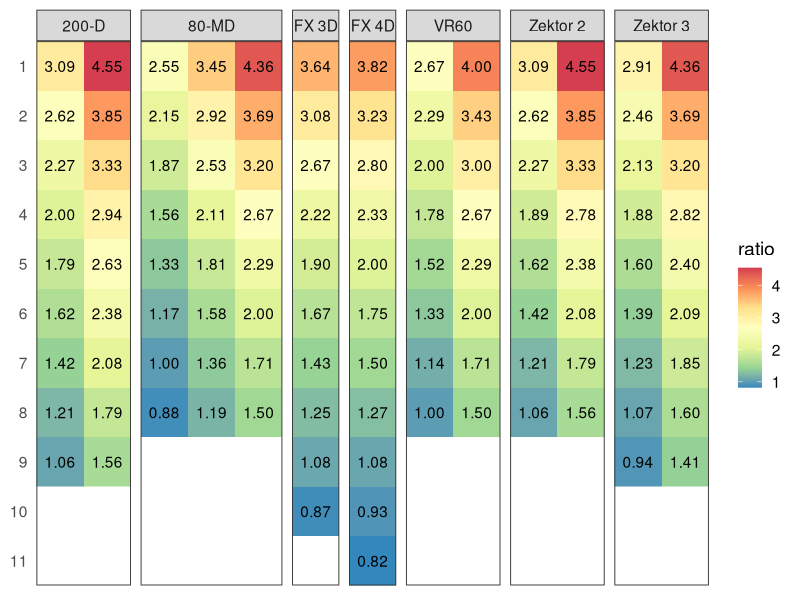
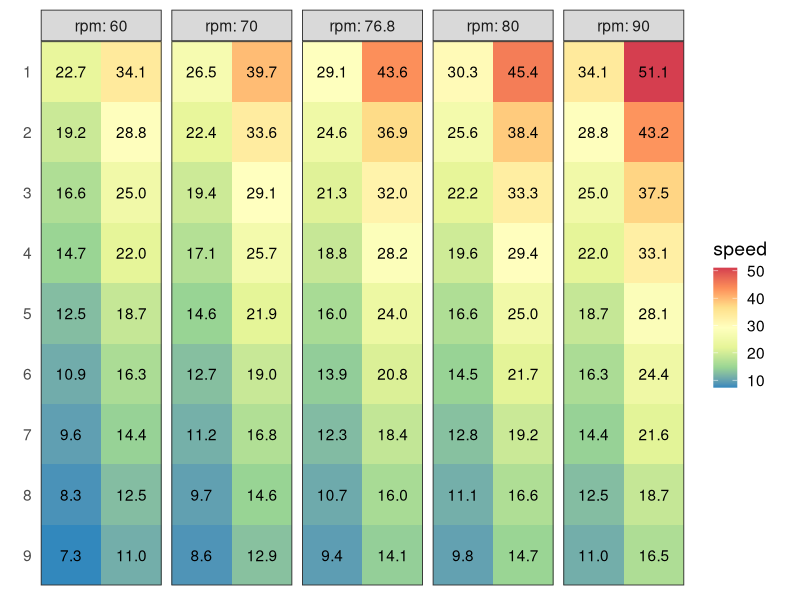
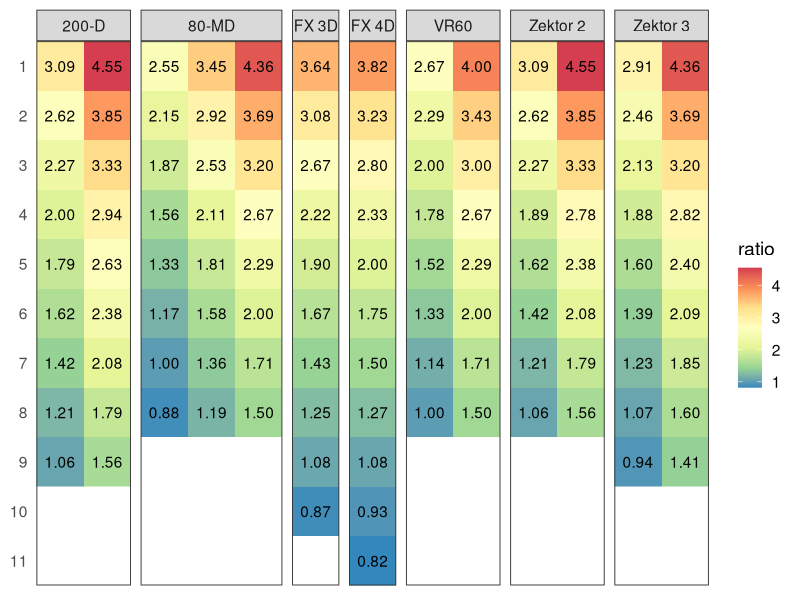
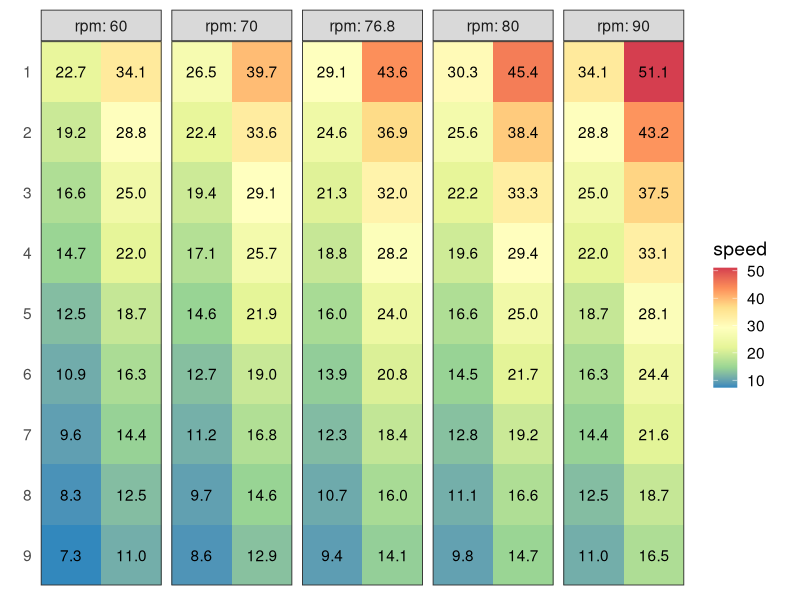

The R source for these figures, in order:
library(tidyverse)

make_table = function(name, front, rear) {
  .front = tibble(front) %>% rownames_to_column("x")
  .rear = tibble(rear) %>% rownames_to_column("y")
  tidyr::crossing(
    name,
    front = .front$front,
    rear = .rear$rear
  ) %>%
    dplyr::left_join(.front, by = "front") %>%
    dplyr::left_join(.rear, by = "rear")
}

speed = function(ratio = 1.0, rpm = 90, diameter = 0.69) {
  ratio * rpm * pi * diameter * 60 / 1000
}
speed(2.4)

gear_df = dplyr::bind_rows(
  make_table("80-MD", c(48, 38, 28), c(11, 13, 15, 18, 21, 24, 28, 32)),
  make_table("200-D", c(50, 34), c(11, 13, 15, 17, 19, 21, 24, 28, 32)),
  make_table("FX 3D", 40, c(11, 13, 15, 18, 21, 24, 28, 32, 37, 46)),
  make_table("FX 4D", 42, c(11, 13, 15, 18, 21, 24, 28, 33, 39, 45, 51)),
  make_table("Zektor 2", c(50, 34), c(11, 13, 15, 18, 21, 24, 28, 32)),
  make_table("Zektor 3", c(48, 32), c(11, 13, 15, 17, 20, 23, 26, 30, 34)),
  make_table("VR60", c(48, 32), c(12, 14, 16, 18, 21, 24, 28, 32))
) %>%
  dplyr::mutate(ratio = front / rear) %>%
  print()

.pg = gear_df %>%
  ggplot(aes(ordered(x, levels = 3:1), ordered(y, levels = 11:1))) +
  geom_raster(aes(fill = ratio)) +
  geom_text(aes(label = sprintf("%.2f", ratio))) +
  facet_grid(cols = vars(name), scale = "free_x", space = "free_x") +
  scale_fill_distiller(palette = "Spectral") +
  coord_cartesian(expand = FALSE) +
  theme_bw(base_size = 14) +
  theme(
    panel.grid = element_blank(),
    axis.title = element_blank(),
    axis.text.x = element_blank(),
    axis.ticks = element_blank()
  )
.pg
ggsave("bicycle-gear.png", .pg, width = 7, height = 4)

speed_df = tibble::tibble(
  rpm = c(60, 70, 76.8, 80, 90),
  gear = list(gear_df %>% dplyr::filter(name == "Zektor 3"))
) %>%
  tidyr::unnest() %>%
  dplyr::mutate(speed = speed(ratio, rpm)) %>%
  print()

.ps = speed_df %>%
  ggplot(aes(ordered(x, levels = 2:1), ordered(y, levels = 10:1))) +
  geom_raster(aes(fill = speed)) +
  geom_text(aes(label = sprintf("%.1f", speed))) +
  facet_grid(cols = vars(rpm), labeller = label_both) +
  scale_fill_distiller(palette = "Spectral") +
  coord_fixed(expand = FALSE) +
  theme_bw(base_size = 14) +
  theme(
    panel.grid = element_blank(),
    axis.title = element_blank(),
    axis.text.x = element_blank(),
    axis.ticks = element_blank()
  )
.ps
ggsave("bicycle-speed.png", .ps, width = 5, height = 4)
